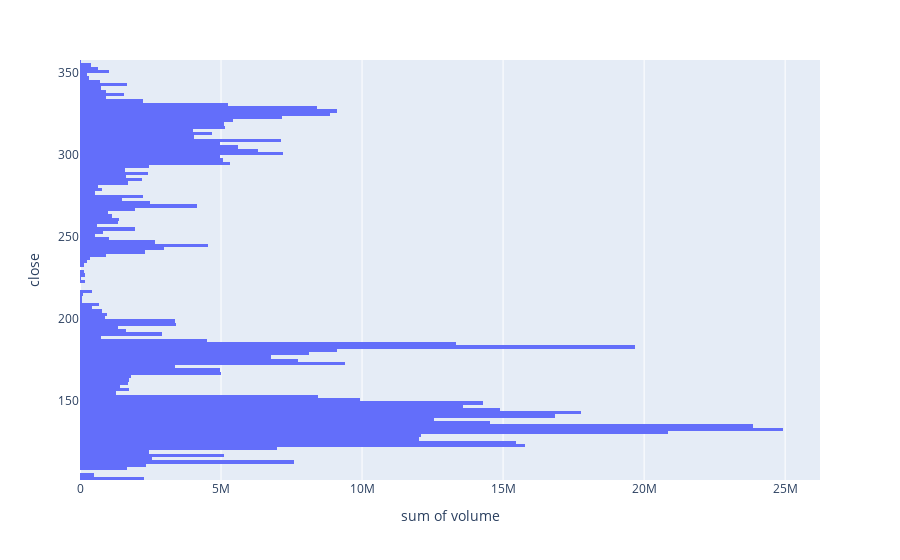

Here is the notebook cell this chart was saved with:
### Code cell
import plotly.express as px

px.histogram(df, x='volume', y='close', nbins=150, orientation='h').show()

### Figure 1 — Plotly figure (JSON) as saved in the notebook; plotly's stock layout.template omitted (floating-point values rounded to 4 significant figures; data arrays with more than 128 entries replaced by an {"elided": "..."} marker saying what was removed)
{"data": [{"alignmentgroup": "True", "bingroup": "y", "histfunc": "sum", "hovertemplate": "sum of volume=%{x}<br>close=%{y}<extra></extra>", "legendgroup": "", "marker": {"color": "#636efa"}, "name": "", "nbinsy": 150, "offsetgroup": "", "orientation": "h", "showlegend": false, "type": "histogram", "x": {"elided": "13500 int values"}, "xaxis": "x", "y": {"elided": "13500 float values"}, "yaxis": "y"}], "layout": {"barmode": "relative", "legend": {"tracegroupgap": 0}, "margin": {"t": 60}, "xaxis": {"anchor": "y", "domain": [0, 1], "title": {"text": "sum of volume"}}, "yaxis": {"anchor": "x", "domain": [0, 1], "title": {"text": "close"}}}}
